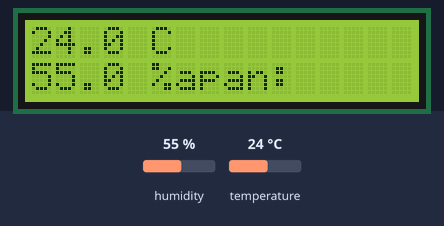
A sketch run on a simulated ESP8266 (NodeMCU). Parts: 16×2 character LCD. The inputs (shaded band) are chosen by the test bench; at power-on: humidity 55 %, temperature 24 °C. WiFi joins after 1.5 s; servers stay silent unless stated; what the sketch prints to the serial monitor is not drawn.

Above: at 1.2 s.
1.3 s: humidity set to 22 %
At 3.4 s:
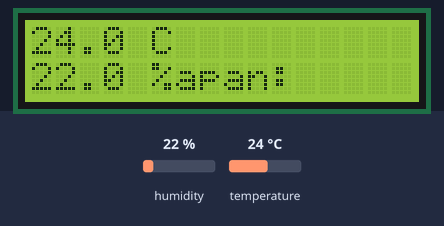
4.7 s: temperature set to 12 °C
At 6.1 s:
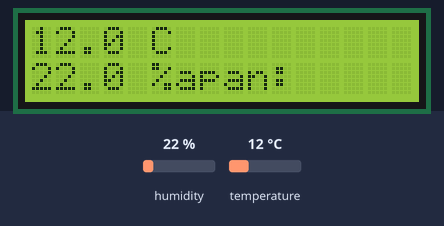
8.1 s: humidity set to 40 %
At 11.4 s:
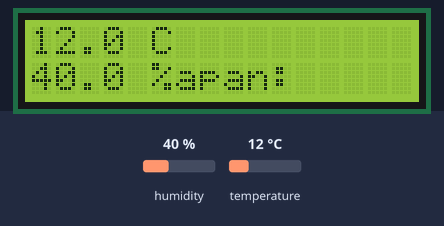
12.0 s: temperature set to 19 °C
At 14.0 s:
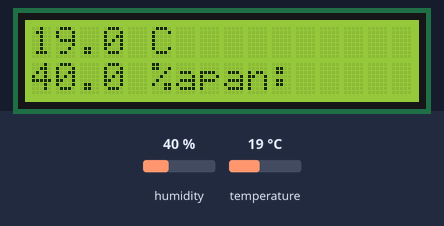
Timing chart, 0 to 15.5 s (numbered marks = the images above; inputs shaded):
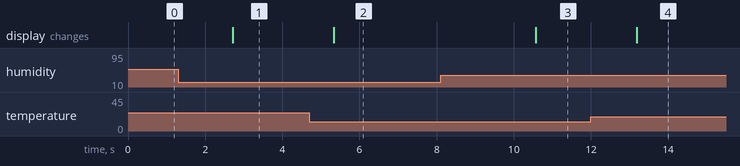

Measured:
- after the input at 1.3 s, the display: changes after 1.4 s (image 1)
- after the input at 4.7 s, the display: changes after 0.64 s (image 2)
- after the input at 8.1 s, the display: changes after 2.5 s (image 3)
- after the input at 12.0 s, the display: changes after 1.2 s (image 4)

The sketch:

sketch_oct6a.ino
```cpp
#include <DHT.h>
#include <ESP8266WiFi.h>
#include <WiFiClient.h>
#include <ThingSpeak.h>
#include <Wire.h>
#include <LiquidCrystal_I2C.h>

String apikey = "Isi dengan api kalian";
const char *ssid = "Isi nama ssid kalian";
const char *pass = "Isi nama pw kalian";
const char *server = "api.thingspeak.com";
WiFiClient client;
unsigned long myChannelNumber = 2271678;
const char *myWriteAPIKey = "Isi dengan api kalian";

#define DHTPIN D2
#define DHTTYPE DHT22
DHT dht(DHTPIN, DHTTYPE);

LiquidCrystal_I2C lcd(0x27, 16, 2); // Ganti alamat sesuai dengan LCD I2C Anda


void setup() {
  Serial.begin(9600);
  dht.begin();
  lcd.begin();  // Perubahan ini
  Wire.begin(D1,D4);
  lcd.backlight();
  lcd.setCursor(0, 0);
  lcd.print("Suhu: ");
  lcd.setCursor(0, 1);
  lcd.print("Kelembapan: ");
  Serial.println("Connected");
  WiFi.begin(ssid, pass);
  ThingSpeak.begin(client);
}

void loop() {
  float temperature = dht.readTemperature();
  float humidity = dht.readHumidity();
  if (isnan(humidity) || isnan(temperature)) {
    Serial.println("Sensor Tidak Terdeteksi");
    lcd.setCursor(0, 0);
    lcd.print("Sensor Tidak Terdeteksi");
    lcd.setCursor(0, 1);
    lcd.print("                "); // Menghapus data sebelumnya
    delay(2000);
    return;
  } else {
    Serial.print("Suhu: ");
    Serial.print(temperature);
    Serial.print(" °C | Kelembapan: ");
    Serial.print(humidity);
    Serial.println(" %");

    lcd.setCursor(0, 0);
    lcd.print(temperature, 1); // Menampilkan suhu dengan satu angka di belakang koma
    lcd.print(" C");

    lcd.setCursor(0, 1);
    lcd.print(humidity, 1); // Menampilkan kelembapan dengan satu angka di belakang koma
    lcd.print(" %");
    delay(2000);
  }
  ThingSpeak.writeField(myChannelNumber, 1, temperature, myWriteAPIKey);
  ThingSpeak.writeField(myChannelNumber, 2, humidity, myWriteAPIKey);
}
```
